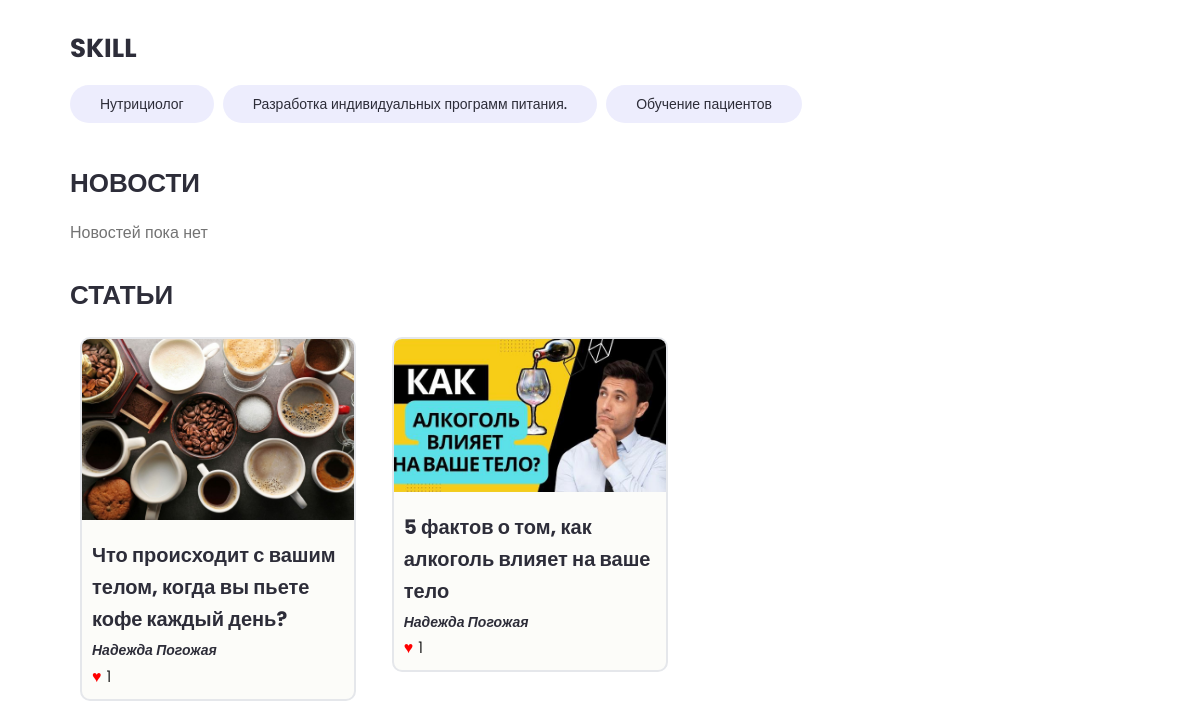
/users/profile/3/ (signed in, lower part), run on an earlier commit of the app's database.
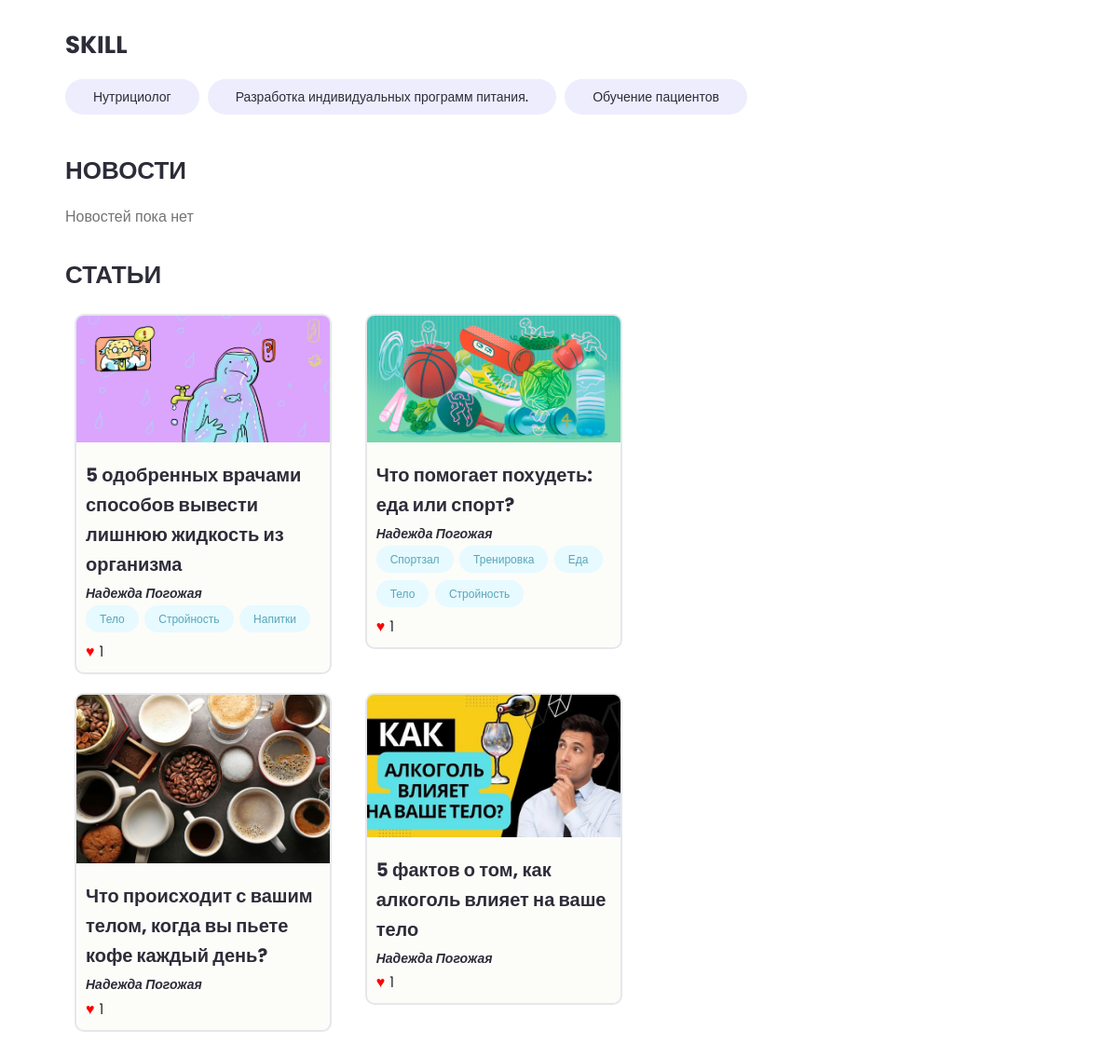
And on a later commit of the database.
### users/models.py (models this page shows, shortened)
class Skill(models.Model):
    expert = models.ForeignKey(Profile, on_delete=models.CASCADE, blank=True, verbose_name='Эксперт')
    qualification = models.CharField(max_length=200, blank=True, verbose_name='Квалификация')
    info = models.TextField(blank=True, verbose_name='Описание')
    created = models.DateTimeField(auto_now_add=True, verbose_name='Дата')
    class Meta:
        verbose_name = 'Квалификация'
        verbose_name_plural = 'квалификации'

class Profile(models.Model):
    user = models.OneToOneField(User, on_delete=models.CASCADE, blank=True, verbose_name='Пользователь')
    name = models.CharField(max_length=200, blank=True, verbose_name='Имя')
    email = models.EmailField(max_length=200, blank=True, verbose_name='Эл.адрес')
    nickname = models.CharField(max_length=200, blank=True, verbose_name='Псевдоним')
    myself_short = models.CharField(max_length=200, blank=True, verbose_name='О себе коротко')
    myself = models.TextField(blank=True, verbose_name='О себе')
    photo = models.ImageField(upload_to='profiles/', default='profiles/coach.jpg', verbose_name='Фото')
    video = models.FileField(upload_to='videos/', blank=True, null=True, verbose_name='Видео')
    note = models.TextField(blank=True, null=True, verbose_name='Заметка')
    social_youtube = models.CharField(max_length=200, blank=True, verbose_name='Youtube')
    social_site = models.CharField(max_length=200, blank=True, verbose_name='Социальная сеть')
    social_website = models.CharField(max_length=200, blank=True, verbose_name='Сайт')
    document = models.FileField(upload_to='documents/', verbose_name='Документ об образовании', null=True, blank=False)
    work = models.CharField(max_length=200, blank=True, verbose_name='Место работы')
    created = models.DateTimeField(auto_now_add=True, verbose_name='Дата')
    class Meta:
        verbose_name = 'Профиль'
        verbose_name_plural = 'профили'

### projects/models.py (models this page shows, shortened)
class Project(models.Model):
    owner = models.ForeignKey(Profile, on_delete=models.SET_NULL, blank=True, null=True, verbose_name='Автор')
    sections = models.ManyToManyField('Section', blank=True, verbose_name='Категории')
    title = models.CharField(max_length=200, verbose_name='Название')
    description = RichTextUploadingField(blank=True, verbose_name='Описание')
    featured_image = models.ImageField(default='default.jpg', upload_to='projects/%Y/%m/%d', verbose_name='Изображение')
    demo_link = models.CharField(max_length=200, blank=True, verbose_name='Ссылка на демонстрацию')
    source_link = models.CharField(max_length=200, blank=True, verbose_name='Ссылка на источник')
    tags = models.ManyToManyField('Tag', blank=True, verbose_name='Тег')
    created = models.DateTimeField(auto_now_add=True, verbose_name='Дата создания')
    likes = models.ManyToManyField(User, related_name='project_likes', blank=True, verbose_name='Лайки')
    class Meta:
        ordering = ['-created']
        verbose_name = 'Статья'
        verbose_name_plural = 'статьи'

class Tag(models.Model):
    name = models.CharField(max_length=200, verbose_name='Наименование')
    created = models.DateTimeField(auto_now_add=True, verbose_name='Дата')
    def __str__(self):
        return self.name
    class Meta:
        verbose_name = 'Тэг'
        verbose_name_plural = 'тэги'

### users/views.py (the view)
# urls.py: path('profile/<str:pk>/', views.user_profile, name='user_profile'),
@login_required(login_url='login')
def user_profile(request, pk):
    prof = get_object_or_404(Profile, id=pk)
    top_skills = prof.skill_set.exclude(info__exact="")
    other_skills = prof.skill_set.filter(info="")
    selected_tag = request.GET.get('tag')
    if selected_tag:
        projects = prof.project_set.filter(tags__name=selected_tag)
    else:
        projects = prof.project_set.all()
    context = {
        'hide_search': True,
        'background_image': 'images/free.jpg',
        'profile': prof,
        'top_skills': top_skills,
        'other_skills': other_skills,
        'projects': projects,
        'selected_tag': selected_tag,
    }
    return render(request, 'users/profile.html', context)

### users/templates/users/profile.html (shortened to what this page needs)
{% extends 'projects/base.html' %}
{% block content %}
<main class="profile my-md">
    <div class="container">
        <div class="layout">
            <div class="column column--2of3">
                <div class="devInfo">
                    <div class="devInfo__skills">
                        <h3 class="devInfo__subtitle">SKILL</h3>
                        <div class="devInfo__otherSkills">
                            {% for skill in profile.skill_set.all %}
                            <span class="tag tag--pill tag--sub tag--lg">
                  <small>{{skill.qualification}}</small>
                </span>
                            {% endfor%}
                        </div>
                    </div>
                </div>
                <div class="devInfo">
                    <h3 class="devInfo__title">Новости</h3>
                    <div class="grid grid--two">
                        {% if not profile.photos.all and not profile.videos.all %}
                        <p>Новостей пока нет</p>
                        {% endif %}
                    </div>
                </div>
                <div class="devInfo">
                    <h3 class="devInfo__title">Статьи</h3>
                    <div class="grid grid--two">
                        {% for project in projects %}
                        <div class="column">
                            <div class="card project">
                                <a href="{% url 'project' project.id %}" class="project">
                                    <img class="project__thumbnail" src="{{project.featured_image.url}}"
                                         alt="project thumbnail"/>
                                    <div class="card__body">
                                        <h3 class="project__title">{{project.title|truncatewords:30}}</h3>
                                        <p><a class="project__author" href="{% url 'user_profile' project.owner.id %}">{{project.owner.name}}</a>
                                        </p>
                                        <div class="project__tags">
                                            {% for tag in project.tags.all %}
                                            <span class="tag tag--pill tag--main">
                                                    <small>{{ tag }}</small>
                                            </span>
                                            {% endfor %}
                                        </div>
                                        <div class="like-section">
                                            <button class="like-button" data-item-id="{{ project.id }}"
                                                    data-item-type="project">
                                                <span class="like-icon">&#9829;</span>
                                                <span class="like-count">{{ project.likes.count }}</span>
                                            </button>
                                        </div>
                                    </div>
                                </a>
                            </div>
                        </div>
                        {% endfor %}
                    </div>
                </div>
            </div>
        </div>
    </div>
</main>
{% endblock %}

What changed in the data, as far as the page shows it:
added Project: featured_image (picture), title "5 одобренных врачами способов вывести лишнюю жидкость из организма", owner.name "Надежда Погожая", likes.count "1"
now on this page (row unchanged): Tag: name "Тело"
added Tag: name "Стройность"
added Tag: name "Напитки", shown under "5 одобренных врачами способов вывести лишнюю жидкость из организма"
added Project: featured_image (picture), title "Что помогает похудеть: еда или спорт?", owner.name "Надежда Погожая", likes.count "1"
now on this page (row unchanged): Tag: name "Спортзал", shown under "Что помогает похудеть: еда или спорт?"
now on this page (row unchanged): Tag: name "Тренировка", shown under "Что помогает похудеть: еда или спорт?"
now on this page (row unchanged): Tag: name "Еда", shown under "Что помогает похудеть: еда или спорт?"
